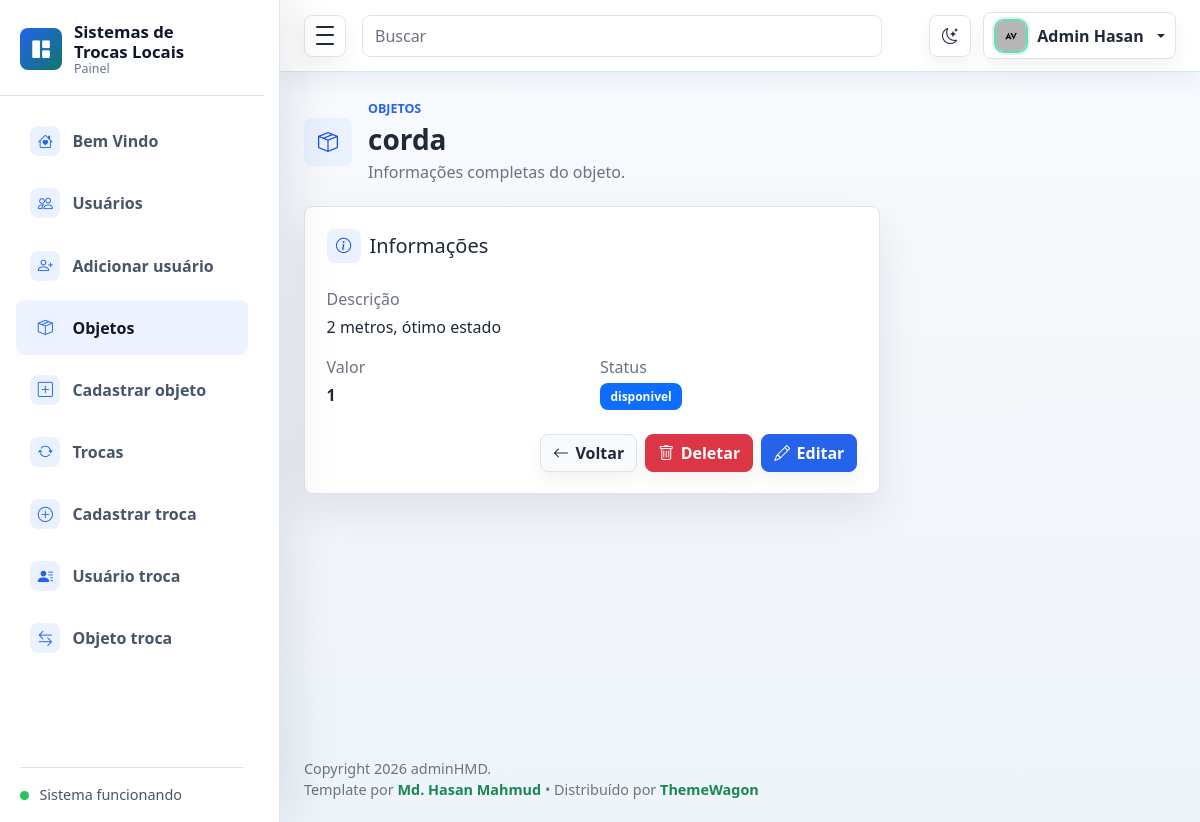
The page /objetos/5/ (signed in) on the database as committed earlier.
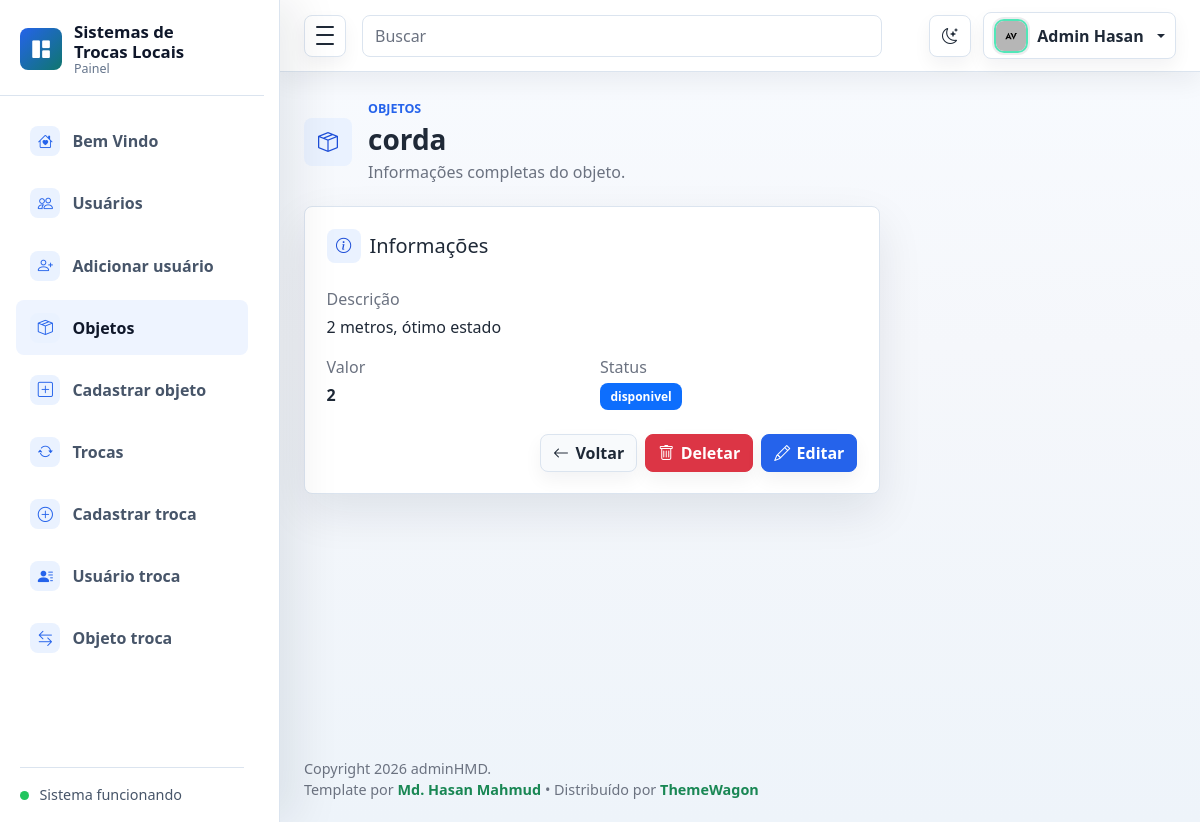
The same page on the database as committed later.
### objetos/models.py (models this page shows, shortened)
class Objeto(models.Model):
    usuario = models.ForeignKey(
        'usuario.Usuario',
        on_delete=models.CASCADE,
        related_name='objetos'
    )
    nome = models.CharField(max_length=100)
    descricao = models.TextField()
    valor_avaliacao = models.IntegerField()
    status = models.CharField(max_length=20)
    imagem = models.ImageField(
        upload_to='objetos/',
        blank=True,
        null=True
    )

### objetos/views.py (the view)
# urls.py: path('<int:pk>/', views.detalhar_objeto, name='detalhar_objeto'),
@login_required
@permission_required('objetos.view_objeto', raise_exception=True)
def detalhar_objeto(request, pk):
    objeto = get_object_or_404(Objeto, pk=pk)
    return render(request, 'objetos/detalhar.html', {
        'objeto': objeto,
        'pode_alterar': usuario_pode_alterar(request, objeto)
    })

### objetos/views.py (called while the page is built)
def usuario_pode_alterar(request, objeto):
    return (
        request.user.is_superuser
        or objeto.usuario_id == request.user.pk
    )

### objetos/templates/objetos/detalhar.html (shortened to what this page needs)
{% extends "base.html" %}
{% block nav_objetos %}active{% endblock %}
{% block page_heading %}
<div class="page-heading">
    <div class="page-heading-copy">
        <span class="page-icon"><i class="bi bi-box-seam" aria-hidden="true"></i></span>
        <div>
            <p class="eyebrow mb-1">Objetos</p>
            <h1 class="h3 mb-1">{{ objeto.nome }}</h1>
            <p class="text-muted mb-0">Informações completas do objeto.</p>
        </div>
    </div>
</div>
{% endblock %}
{% block content %}
<section class="row g-3">
    <div class="col-12 col-xl-8">
        <div class="panel">
            <div class="panel-header">
                <div>
                    <h2 class="h5 mb-1 section-title"><i class="bi bi-info-circle" aria-hidden="true"></i><span>Informações</span></h2>
                </div>
            </div>
            <div class="row g-3">
                <div class="col-12">
                    <p class="text-muted mb-1">Descrição</p>
                    <p class="mb-0">{{ objeto.descricao|default:"-" }}</p>
                </div>
                <div class="col-md-6">
                    <p class="text-muted mb-1">Valor</p>
                    <p class="fw-semibold mb-0">{{ objeto.valor_avaliacao }}</p>
                </div>
                <div class="col-md-6">
                    <p class="text-muted mb-1">Status</p>
                    <p class="mb-0"><span class="badge text-bg-primary">{{ objeto.status }}</span></p>
                </div>
            </div>
            <div class="d-flex justify-content-end gap-2 mt-4">
                <a href="{% url 'listar_objetos' %}" class="btn btn-light"><i class="bi bi-arrow-left" aria-hidden="true"></i> Voltar</a>
                {% if pode_alterar %}
                <a href="{% url 'deletar_objeto' objeto.pk %}" class="btn btn-danger"><i class="bi bi-trash" aria-hidden="true"></i> Deletar</a>
                <a href="{% url 'editar_objeto' objeto.pk %}" class="btn btn-primary"><i class="bi bi-pencil" aria-hidden="true"></i> Editar</a>
                {% endif %}
            </div>
        </div>
    </div>
</section>
{% endblock %}

Rows that differ between the two databases and show on the page:
changed Objeto "corda": valor_avaliacao "1" → "2"
